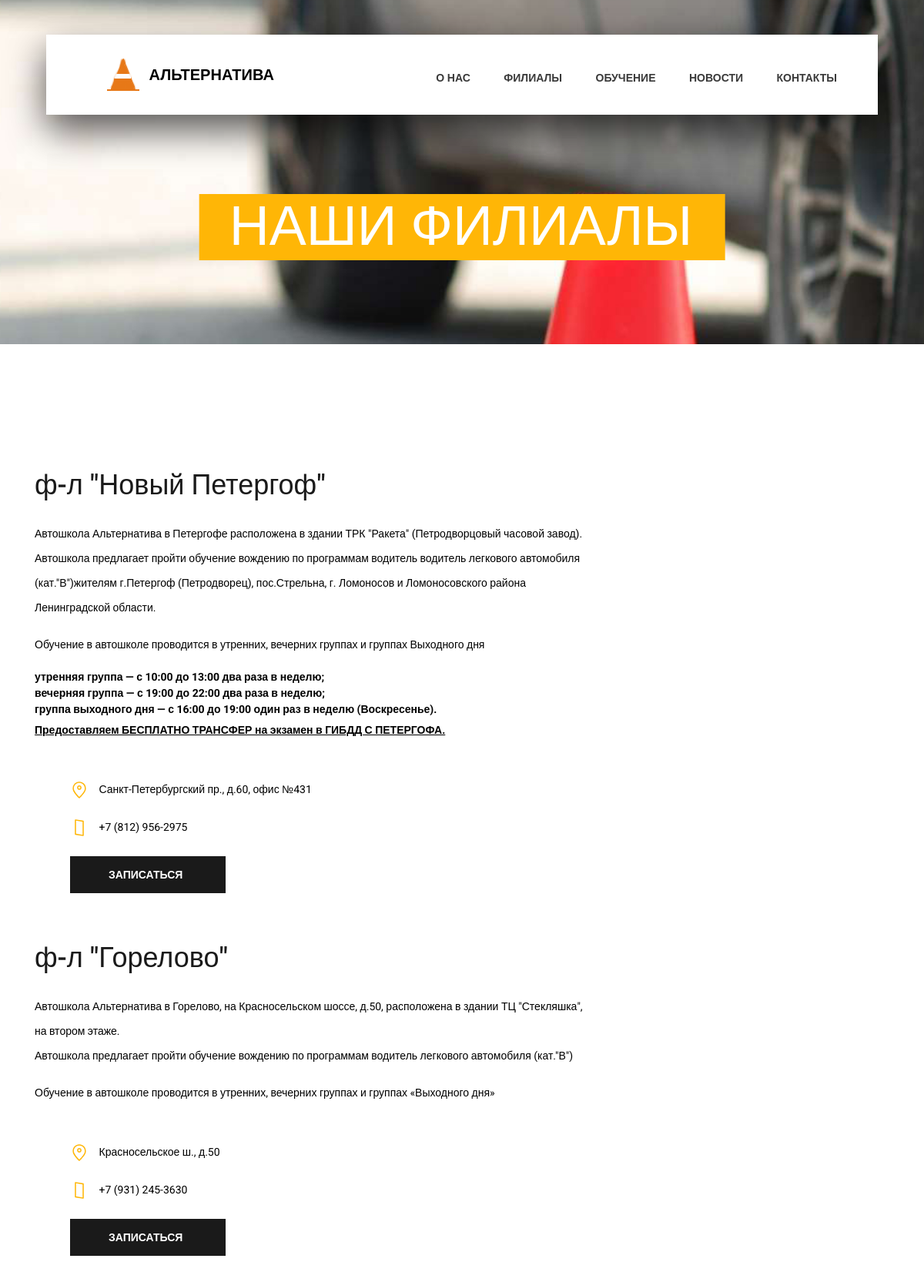
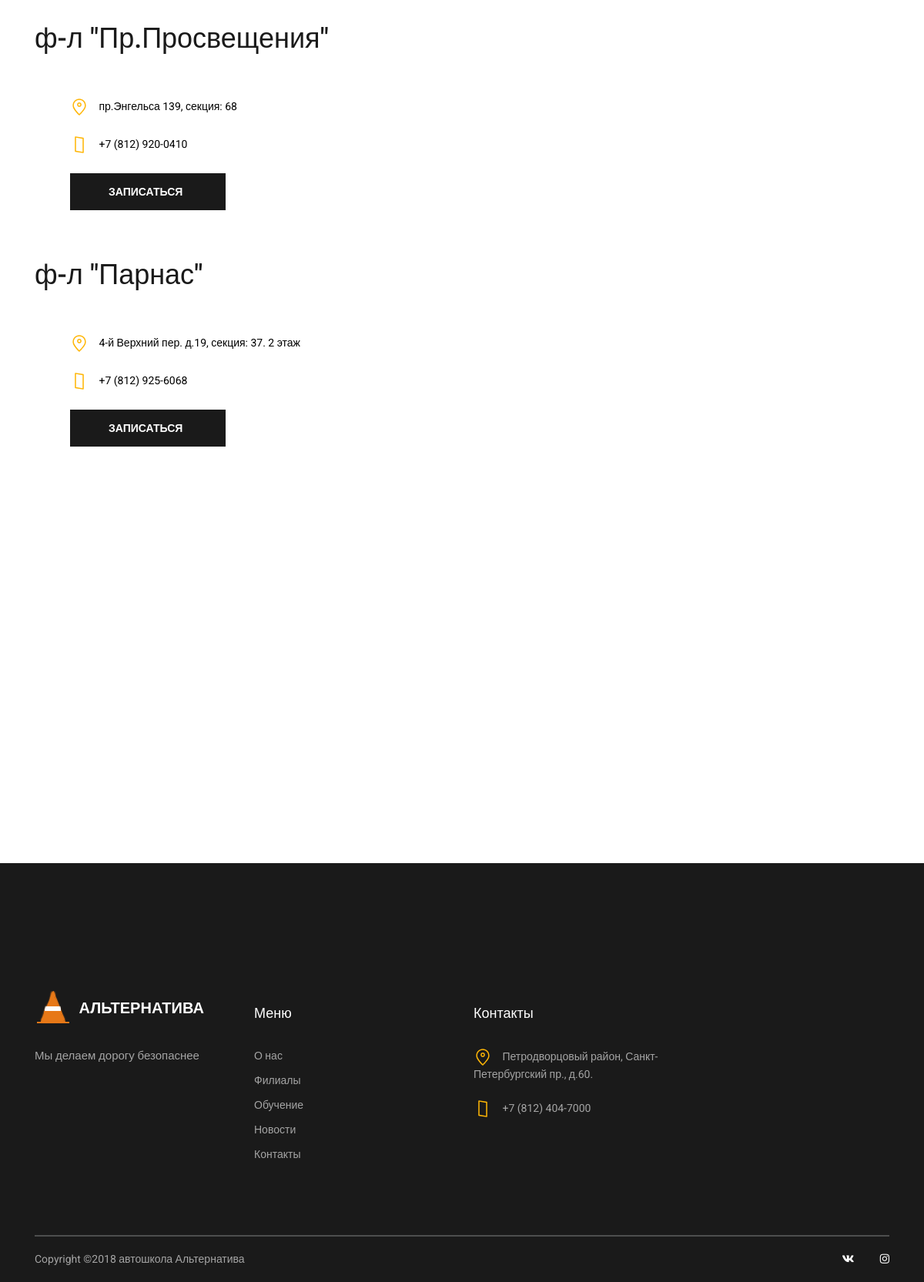
/classes/, run on the app's committed database (2 pictures, top to bottom).
### schooldriving/models.py (models this page shows, shortened)
class Branches(models.Model):
    name = models.CharField('Название филиала:', max_length=500)
    address = models.CharField('Адрес филиала:', max_length=500)
    phone = models.CharField('Номер телефона:', max_length=25, default='',)
    lat = models.CharField('Широта', max_length=50, default=None,
                                   help_text='Введите гео-координаты филиала вформате:60.0520376.Взять в google')
    lng = models.CharField('Долгота', max_length=50, default=None,help_text='Введите гео-координаты филиала вформате:30.334460.Взять в google')
    url = models.CharField('Url страницы для записи', max_length=250,help_text='gorelovo', default='')
    is_active = models.BooleanField('Активен:', default=True)
    description = RichTextField('Описание:', blank=True, null=True,)
    comments = models.CharField('Комментарий:', max_length=500, blank=True, null=True,)
    class Meta:
        verbose_name = 'Филиал'
        verbose_name_plural = 'Филиалы'

### schooldriving/views.py (the view)
# urls.py: path('classes/', views.classes, name='classes'),
def classes(request):
    branches = Branches.objects.filter(is_active=True)
    return render(request, 'classes.html', locals())

### schooldriving/templates/classes.html (shortened to what this page needs)
<!DOCTYPE html>
<html lang="en">
<head>
    {% load static %}
    <link rel="stylesheet" type="text/css" href="{% static 'styles/bootstrap4/bootstrap.min.css' %}">
    <link href="{% static 'plugins/fontawesome-free-5.0.1/css/fontawesome-all.css' %}" rel="stylesheet" type="text/css">
    <link rel="stylesheet" type="text/css" href="{% static 'styles/main.css' %}">
    <link rel="stylesheet" type="text/css" href="{% static 'styles/main_responsive.css' %}">
</head>
<body>
<div class="super_container">
    <header class="header d-flex flex-row">
        <div class="header_content d-flex flex-row align-items-center">
            <div class="logo_container">
                <div class="logo">
                    <img src="{% static 'images/logo.png' %}" alt="">
                    <span><a id="logo-name" href="/">Альтернатива</a></span>
                </div>
            </div>
            <nav class="main_nav_container">
                <div class="main_nav">
                    <ul class="main_nav_list">
                        <li class="main_nav_item"><a href="/">О Нас</a></li>
                        <li class="main_nav_item"><a href="/classes">Филиалы</a></li>
                        <li class="main_nav_item"><a href="/#course">Обучение</a></li>
                        <li class="main_nav_item"><a href="/news">Новости</a></li>
                        <li class="main_nav_item"><a href="/contacts">Контакты</a></li>
                    </ul>
                </div>
            </nav>
        </div>
    </header>
    <div class="home_contact">
        <div class="home_background_container prlx_parent">
            <div class="home_background prlx"
                 style="background-image:url({% static 'images/news_background.jpg' %})"></div>
        </div>
        <div class="home_content">
            <h1>НАШИ ФИЛИАЛЫ</h1>
        </div>
    </div>
    <div class="contact">
        <div class="container">
            {% for branch in branches %}
                <div class="row">
                    <div class="col-lg-8">
                        <div class="about">
                            <div class="about_title">{{ branch.name }}</div>
                            <div class="about_text">
                                {{ branch.description | default:'' | safe }}
                            </div>
                            <div class="contact_info">
                                <ul>
                                    <li class="contact_info_item">
                                        <div class="contact_info_icon">
                                            <img src="{% static 'images/placeholder.svg' %}"
                                                 alt="https://www.flaticon.com/authors/lucy-g">
                                        </div>
                                        {{ branch.address }}
                                    </li>
                                    <li class="contact_info_item">
                                        <div class="contact_info_icon">
                                            <img src="{% static 'images/smartphone.svg' %}"
                                                 alt="https://www.flaticon.com/authors/lucy-g">
                                        </div>
                                        <a href="tel://{{ branch.phone }}">{{ branch.phone }}</a>
                                    </li>
                                        <div class="button button_1 register_button_branch mx-auto "><a
                                                href="/classes/{{ branch.url }}/">Записаться</a>
                                        </div>
                                </ul>
                            </div>
                        </div>
                    </div>
                </div>
            {% endfor %}
            <div class="row">
                <div class="col-lg-12">
                    <div id="google_maps">
                        <div class="map_container">
                            <div id="map"></div>
                        </div>
                    </div>
                </div>
            </div>
        </div>
    </div>
    <footer class="footer">
        <div class="container">
            <div class="footer_content">
                <div class="row">
                    <div class="col-lg-3 footer_col">
                        <div class="logo_container">
                            <div class="logo">
                                <img src="{% static 'images/logo.png' %}" alt="">
                                <span>Альтернатива</span>
                            </div>
                        </div>
                        <p class="footer_about_text">Мы делаем дорогу безопаснее</p>
                    </div>
                    <div class="col-lg-3 footer_col">
                        <div class="footer_column_title">Меню</div>
                        <div class="footer_column_content">
                            <ul>
                                <li class="footer_list_item"><a href="/">О нас</a></li>
                                <li class="footer_list_item"><a href="/classes">Филиалы</a></li>
                                <li class="footer_list_item"><a href="/#course">Обучение</a></li>
                                <li class="footer_list_item"><a href="/news">Новости</a></li>
                                <li class="footer_list_item"><a href="/contacts">Контакты</a></li>
                            </ul>
                        </div>
                    </div>
                    <div class="col-lg-3 footer_col">
                        <div class="footer_column_title">Контакты</div>
                        <div class="footer_column_content">
                            <ul>
                                <li class="footer_contact_item">
                                    <div class="footer_contact_icon">
                                        <img src="{% static 'images/placeholder.svg' %}"
                                             alt="https://www.flaticon.com/authors/lucy-g">
                                    </div>
                                    Петродворцовый район, Санкт-Петербургский пр., д.60.
                                </li>
                                <li class="footer_contact_item">
                                    <div class="footer_contact_icon">
                                        <img src="{% static 'images/smartphone.svg' %}"
                                             alt="https://www.flaticon.com/authors/lucy-g">
                                    </div>
                                    +7 (812) 404-7000
                                </li>
                            </ul>
                        </div>
                    </div>
                </div>
            </div>
            <div class="footer_bar d-flex flex-column flex-sm-row align-items-center">
                <div class="footer_copyright">
					<span>
Copyright &copy;<script>document.write(new Date().getFullYear());</script> автошкола Альтернатива</span>
                </div>
                <div class="footer_social ml-sm-auto">
                    <ul class="menu_social">
                        <li class="menu_social_item"><a href="#"><i class="fab fa-vk"></i></a></li>
                        <li class="menu_social_item"><a href="#"><i class="fab fa-instagram"></i></a></li>
                    </ul>
                </div>
            </div>
        </div>
    </footer>
</div>
</body>
</html>

### schooldriving/static/styles/main_responsive.css (style rules this page uses)
@media only screen and (max-width: 1380px) { .header { width: 1200px; } }
@media only screen and (max-width: 1380px) { .header_content { width: calc(100% - 219px); } }
@media only screen and (max-width: 1380px) { .main_nav_container { padding-right: 63px; } }
@media only screen and (max-width: 1280px) { .header { width: 90%; } }
@media only screen and (max-width: 1280px) { .header_content { width: 100%; } }
@media only screen and (max-width: 1280px) { .main_nav_container { padding-right: 53px; } }

### data on the page
Branches: name "ф-л \"Новый Петергоф\"", description "Автошкола Альтернатива в Петергофе расположена в здании ТРК \"Ракета\" (Петродворцовый часовой завод). Автошкола предлагает пройти обучение вождению по программам водитель водитель легкового автомобиля (кат.\"В\")жителям г.Петергоф (Петродворец), пос.Стрельна, г. Ломоносов и Ломоносовского района Ленинградской области. Обучение в автошколе проводится в утренних, вечерних группах и группах Выходного дня утренняя группа — с 10:00 до 13:00 два раза в неделю; вечерняя группа — с 19:00 до 22:00 два раза в неделю; группа выходного дня — с 16:00 до 19:00 один раз в неделю (Воскресенье). Предоставляем БЕСПЛАТНО ТРАНСФЕР на экзамен в ГИБДД С ПЕТЕРГОФА.", address "Санкт-Петербургский пр., д.60, офис №431", phone "+7 (812) 956-2975"
Branches: name "ф-л \"Горелово\"", description "Автошкола Альтернатива в Горелово, на Красносельском шоссе, д.50, расположена в здании ТЦ \"Стекляшка\", на втором этаже. Автошкола предлагает пройти обучение вождению по программам водитель легкового автомобиля (кат.\"В\") Обучение в автошколе проводится в утренних, вечерних группах и группах «Выходного дня»", address "Красносельское ш., д.50", phone "+7 (931) 245-3630"
Branches: name "ф-л \"Пр.Просвещения\"", address "пр.Энгельса 139, секция: 68", phone "+7 (812) 920-0410"
Branches: name "ф-л \"Парнас\"", address "4-й Верхний пер. д.19, секция: 37. 2 этаж", phone "+7 (812) 925-6068"
